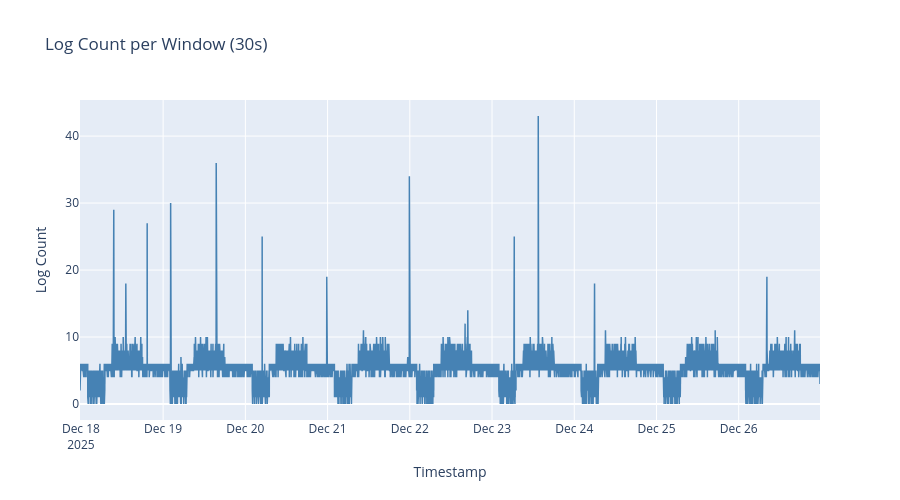

The notebook cell saved with this chart:
### Markdown cell above
### Log Count Over Time

### Code cell
fig = go.Figure()

fig.add_trace(
    go.Scatter(
        x=global_features['timestamp'],
        y=global_features['log_count'],
        mode='lines',
        name='Log Count',
        line=dict(color='steelblue', width=1.5)
    )
)

fig.update_layout(
    title=f'Log Count per Window ({WINDOW_SIZE})',
    xaxis_title='Timestamp',
    yaxis_title='Log Count',
    height=500,
    hovermode='x unified'
)
fig.show()

### Figure 1 — Plotly figure (JSON) as saved in the notebook; plotly's stock layout.template omitted (floating-point values rounded to 4 significant figures; data arrays with more than 128 entries replaced by an {"elided": "..."} marker saying what was removed)
{"data": [{"line": {"color": "steelblue", "width": 1.5}, "mode": "lines", "name": "Log Count", "type": "scatter", "x": {"elided": "25921 str values"}, "y": {"elided": "25921 int values"}}], "layout": {"height": 500, "hovermode": "x unified", "title": {"text": "Log Count per Window (30s)"}, "xaxis": {"title": {"text": "Timestamp"}}, "yaxis": {"title": {"text": "Log Count"}}}}
